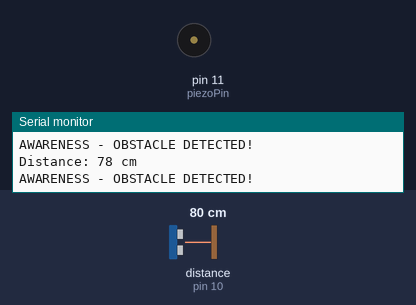
The sketch below on a simulated Arduino Uno, built with avr-gcc and run on an emulated ATmega328P. Parts: buzzer (waves = sounding), the last lines printed to the serial monitor. Wiring (inferred from the names in the program): ultrasonic range finder: trigger pin 9; echo pin 10. The test bench sets the inputs (shaded band); at power-on: distance to the obstacle (sensor on pin 10) 80 cm. The echo pulse lasts 58.3 µs per cm.

Above: at 1.04 s.
1.4 s: distance to the obstacle (sensor on pin 10) set to 19 cm
At 2.0 s:
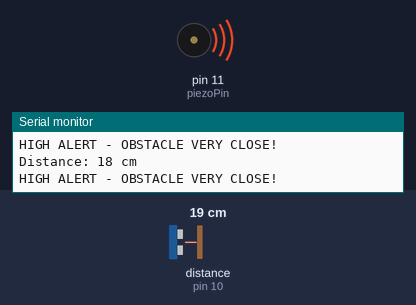
4.5 s: distance to the obstacle (sensor on pin 10) set to 14 cm
6.1 s: distance to the obstacle (sensor on pin 10) set to 35 cm
At 6.46 s:
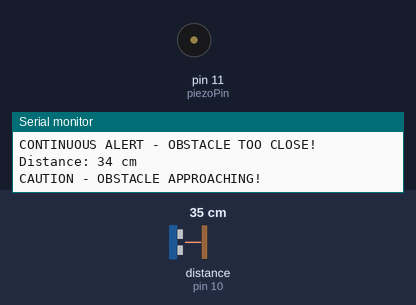
9.2 s: distance to the obstacle (sensor on pin 10) set to 2 cm
10.7 s: distance to the obstacle (sensor on pin 10) set to 28 cm
At 11.03 s:
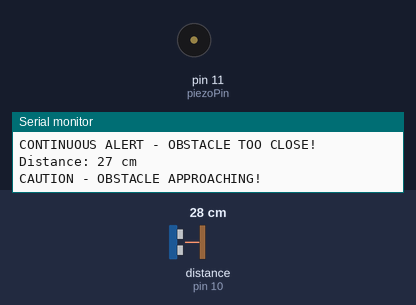
Timing chart, 0 to 14.8 s (numbered marks = the images above; inputs shaded):
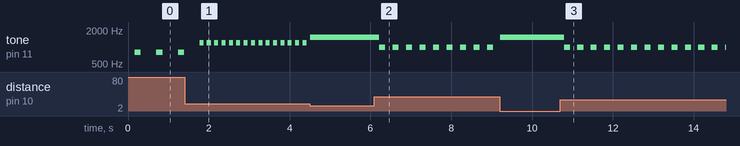

The sketch:

BuzzerBeep_Ultrasonic.ino
```cpp
#define trigPin 9
#define echoPin 10
#define piezoPin 11

long duration, distance;

void setup()
{
  Serial.begin(9600);
  delay(100);

  pinMode(trigPin, OUTPUT);
  pinMode(echoPin, INPUT);
  pinMode(piezoPin, OUTPUT);

  Serial.println("Blind Navigation Assistant Ready");
  Serial.println("Audio feedback increases as obstacles approach");
}

void loop()
{
  digitalWrite(trigPin, LOW);
  delayMicroseconds(2);
  digitalWrite(trigPin, HIGH);
  delayMicroseconds(10);
  digitalWrite(trigPin, LOW);

  duration = pulseIn(echoPin, HIGH);
  distance = duration * 0.034 / 2;

  Serial.print("Distance: ");
  Serial.print(distance);
  Serial.println(" cm");

  if (distance > 0 && distance <= 15)
  {
    // CONTINUOUS BEEP - IMMEDIATE DANGER
    Serial.println("CONTINUOUS ALERT - OBSTACLE TOO CLOSE!");
    tone(piezoPin, 1500); // Higher pitch for urgency
    delay(100); // Keep tone on continuously during this loop
  }
  else if (distance > 15 && distance <= 25)
  {
    // Very fast beeping - HIGH ALERT
    Serial.println("HIGH ALERT - OBSTACLE VERY CLOSE!");
    tone(piezoPin, 1200);
    delay(100);
    noTone(piezoPin);
    delay(50);
  }
  else if (distance > 25 && distance <= 50)
  {
    // Fast beeping - CAUTION
    Serial.println("CAUTION - OBSTACLE APPROACHING!");
    tone(piezoPin, 1000);
    delay(150);
    noTone(piezoPin);
    delay(150);
  }
  else if (distance > 50 && distance <= 80)
  {
    // Moderate beeping - AWARENESS
    Serial.println("AWARENESS - OBSTACLE DETECTED!");
    tone(piezoPin, 800);
    delay(150);
    noTone(piezoPin);
    delay(350);
  }
  else if (distance > 80 && distance <= 120) // Extended range for early warning
  {
    // Slow beeping - EARLY WARNING
    Serial.println("EARLY WARNING - OBSTACLE AHEAD!");
    tone(piezoPin, 600);
    delay(100);
    noTone(piezoPin);
    delay(500);
  }
  else
  {
    // No obstacle detected - silence
    noTone(piezoPin);
  }

  delay(30); // Faster response time for navigation
}
```

Measured:
- after the input at 1.4 s, tone on pin 11 (piezoPin): alternates 1200 Hz for 0.10 s and silent for 0.08 s, starting after 0.37 s
- after the input at 6.1 s, tone on pin 11 (piezoPin): alternates 1000 Hz for 0.15 s and silent for 0.18 s, starting after 0.12 s
- after the input at 10.7 s, tone on pin 11 (piezoPin): alternates 1000 Hz for 0.15 s and silent for 0.18 s, starting after 0.09 s
- by itself, tone on pin 11 (piezoPin): alternates 800 Hz for 0.15 s and silent for 0.39 s
